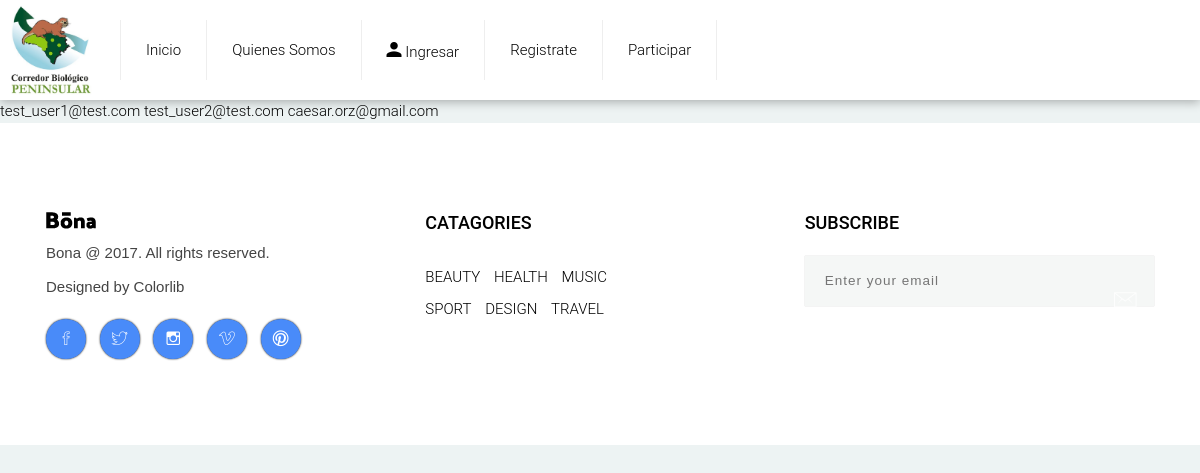
Before: /users/ with the older database file.
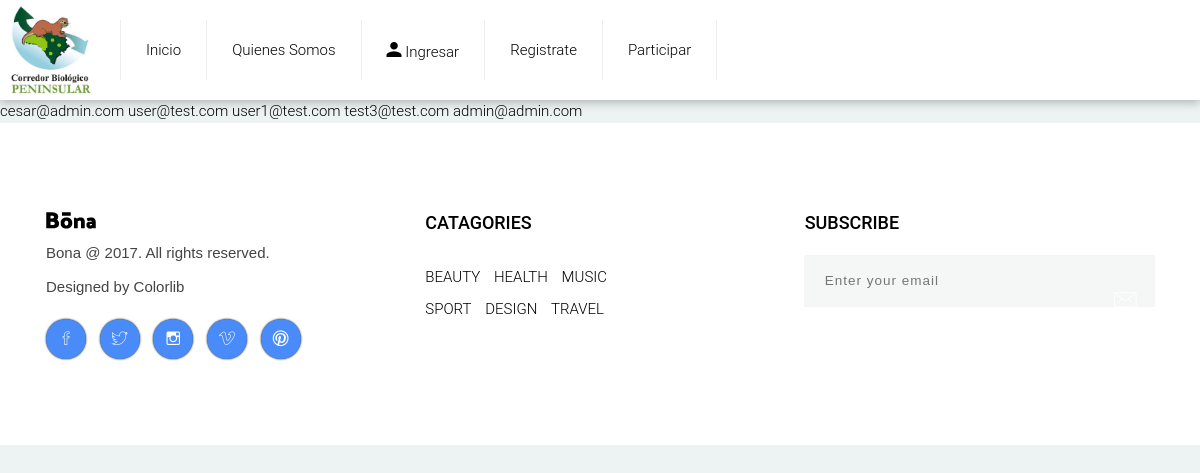
After: the same page with the newer database file.
### accounts/models.py (models this page shows, shortened)
class User(AbstractBaseUser):
    email = models.EmailField(max_length=255, unique=True)
    full_name = models.CharField(max_length=255, blank=True, null=True)
    phone_number = models.CharField(max_length=255, blank=True, null=True)
    is_active = models.BooleanField(default=True)  # can login
    staff = models.BooleanField(default=False)  # staff user non superuser
    admin = models.BooleanField(default=False)  # superuser
    timestamp = models.DateTimeField(auto_now_add=True)
    USERNAME_FIELD = 'email'  # or username, it depends
    REQUIRED_FIELDS = [] # ['full_name', 'phone_number']
    objects = UserManager()
    def __str__(self):
        return self.email

### dash/views.py (the view)
# urls.py: path('users/', list_users, name='list_users'),
def list_users(request):
    users = User.objects.all()
    template = 'dash/list_users.html'
    context = {'users': users}
    return render(request, template, context)

### dash/templates/dash/list_users.html
{% extends 'base.html' %}
{% load static %}
{% block content %}
{% for user in users %}
    {{ user }}
{% endfor %}
{% endblock content %}

### templates/base.html (shortened to what this page needs)
{% load static %}
<!DOCTYPE HTML>
<html lang="en">
<head>
	{% include "css.html" %}
</head>
<body >
	{% include "header.html" %}
	{% block content %}
	{% endblock content %}
	{% include "footer.html" %}
</body>
</html>

### templates/css.html (shortened to what this page needs)
{% load static %}
<link href="{% static 'common-css/bootstrap.css' %}" rel="stylesheet">
<link href="{% static 'common-css/ionicons.css' %}" rel="stylesheet">
<link href="{% static 'layout-1/css/styles.css' %}" rel="stylesheet">
<link href="{% static 'layout-1/css/responsive.css' %}" rel="stylesheet">
<link href="{% static 'custom.css' %}" rel="stylesheet">

### templates/header.html (shortened to what this page needs)
{% load static %}
	<header>
		<div class="container-fluid position-relative no-side-padding">
			<a href="#" class="logo"><img src="{% static 'images/logo.jpeg' %}" alt="Logo Image"></a>
			<ul class="main-menu visible-on-click" id="main-menu">
				<li><a href=" {% url 'home_page' %} ">Inicio</a></li>
				<li><a href=" {% url 'about_page' %} ">Quienes Somos</a></li>
				{% if request.user.is_authenticated %}
                    <li><a  style="width:auto;">Bienvenido: {{ request.user }} </a></li>
                    <li><a href="{% url 'logout' %}" style="width:auto;">Salir</a></li>
                {% else %}
					<li><a class="login-modal" onclick="document.getElementById('login-modal-id').style.display='block'"> <i class="ion-android-person"></i> Ingresar</a></li>
					<li><a class="register-modal" onclick="document.getElementById('register-modal-id').style.display='block'" style="width:auto;">Registrate</a></li>
				{% endif %}
				<li><a href="{% url 'upload' %}">Participar</a></li>
			</ul>
		</div>
	</header>

### templates/footer.html
{% load static %}
	<footer>
		<div class="container">
			<div class="row">
				<div class="col-lg-4 col-md-6">
					<div class="footer-section">
						<a class="logo" href="#"><img src="images/logo.png" alt="Logo Image"></a>
						<p class="copyright">Bona @ 2017. All rights reserved.</p>
						<p class="copyright">Designed by <a href="https://colorlib.com" target="_blank">Colorlib</a></p>
						<ul class="icons">
							<li><a href="#"><i class="ion-social-facebook-outline"></i></a></li>
							<li><a href="#"><i class="ion-social-twitter-outline"></i></a></li>
							<li><a href="#"><i class="ion-social-instagram-outline"></i></a></li>
							<li><a href="#"><i class="ion-social-vimeo-outline"></i></a></li>
							<li><a href="#"><i class="ion-social-pinterest-outline"></i></a></li>
						</ul>
					</div>
				</div>
				<div class="col-lg-4 col-md-6">
						<div class="footer-section">
						<h4 class="title"><b>CATAGORIES</b></h4>
						<ul>
							<li><a href="#">BEAUTY</a></li>
							<li><a href="#">HEALTH</a></li>
							<li><a href="#">MUSIC</a></li>
						</ul>
						<ul>
							<li><a href="#">SPORT</a></li>
							<li><a href="#">DESIGN</a></li>
							<li><a href="#">TRAVEL</a></li>
						</ul>
					</div>
				</div>
				<div class="col-lg-4 col-md-6">
					<div class="footer-section">
						<h4 class="title"><b>SUBSCRIBE</b></h4>
						<div class="input-area">
							<form>
								<input class="email-input" type="text" placeholder="Enter your email">
								<button class="submit-btn" type="submit"><i class="icon ion-ios-email-outline"></i></button>
							</form>
						</div>
					</div>
				</div>
			</div>
		</div>
	</footer>

### templates/js.html (shortened to what this page needs)
{% load static %}

### static_local/layout-1/css/styles.css (style rules this page uses)
html { font-size: 100%; height: 100%; overflow-x: hidden; touch-action: manipulation; }
body { font-size: 15px; font-family: "Roboto", sans-serif; width: 100%; height: 100%; margin: 0; font-weight: 300; -webkit-font-smoothing: antialiased; -moz-osx-font-smoothing: grayscale; word-wrap: break-word; background: #edf3f3; color: #000; }
h1, h2, h3, h4, h5, h6, p, a, ul, span, li, img { margin: 0; padding: 0; font-weight: 300; }
h1, h2, h3, h4, h5, h6 { line-height: 1.5; }
p { line-height: 1.6; font-family: "Maven Pro", sans-serif; font-weight: 400; color: #444; }
h4 { font-size: 1.2em; }
a, button { display: inline-block; text-decoration: none; color: inherit; transition: all 0.3s; }
b { font-weight: 500; }
img { width: 100%; }
li { list-style: none; display: inline-block; }
header { font-weight: 400; }
.no-side-padding { padding-right: 0px; padding-left: 0px; }
.icon { font-size: 2em; }
header { overflow: hidden; background: #fff; box-shadow: 0px 2px 10px rgba(0, 0, 0, 0.3); }
header .logo { float: left; height: 20px; margin: 20px 30px; }
header .logo img { height: 100%; width: auto; }
header .main-menu { display: inline-block; float: left; }
header .main-menu > li { float: left; }
header .main-menu > li > a { height: 60px; line-height: 60px; padding: 0 25px; border-right: 1px solid #eee; }
header .main-menu > li:first-child > a { border-left: 1px solid #eee; }
footer { padding: 70px 0 30px; background: #fff; }
footer .footer-section { margin-bottom: 40px; }
footer .footer-section .title { margin-bottom: 20px; }
footer .footer-section ul > li { margin-right: 10px; margin-top: 10px; }
footer .copyright { margin: 10px 0; }
footer .icons > li > a { height: 40px; width: 40px; border-radius: 40px; line-height: 40px; text-align: center; transition: all 0.3s; font-size: 1.2em; box-shadow: 0px 0px 2px rgba(0, 0, 0, 1); background: #498bf9; color: #fff; }
footer .input-area { position: relative; height: 50px; width: 100%; box-shadow: 0px 0px 1px #bbb; background: #f5f7f6; }
footer .input-area .email-input { position: absolute; top: 0; bottom: 0; left: 0; right: 0; width: 100%; padding: 0 70px 0 20px; background: transparent; border: 0; outline: 0; }
footer .input-area .submit-btn { position: absolute; top: 0; bottom: 0; right: 0; width: 50px; background: none; border: 0; outline: 0; margin-right: 10px; opacity: 0.8; cursor: pointer; transition: all 0.2s; }

### static_local/custom.css (style rules this page uses)
header .logo { margin: 5px 5px; height: 90px; }
header .main-menu { margin: 20px 20px; }
.ion-android-person { font-size: 20px; }
input[type="text"], input[type="password"] { width: 100%; padding: 12px 20px; margin: 8px 0; display: inline-block; border: 1px solid #ccc; box-sizing: border-box; }
button { background-color: #4caf50; color: white; padding: 14px 20px; margin: 8px 0; border: none; cursor: pointer; width: 100%; }
.container { padding: 16px; }

Changed rows visible on the page:
removed User: email "test_user1@test.com"
removed User: email "caesar.orz@gmail.com"
added User: email "cesar@admin.com"
added User: email "user@test.com"
changed User: email "test_user2@test.com" → "user1@test.com"
added User: email "test3@test.com"
added User: email "admin@admin.com"
